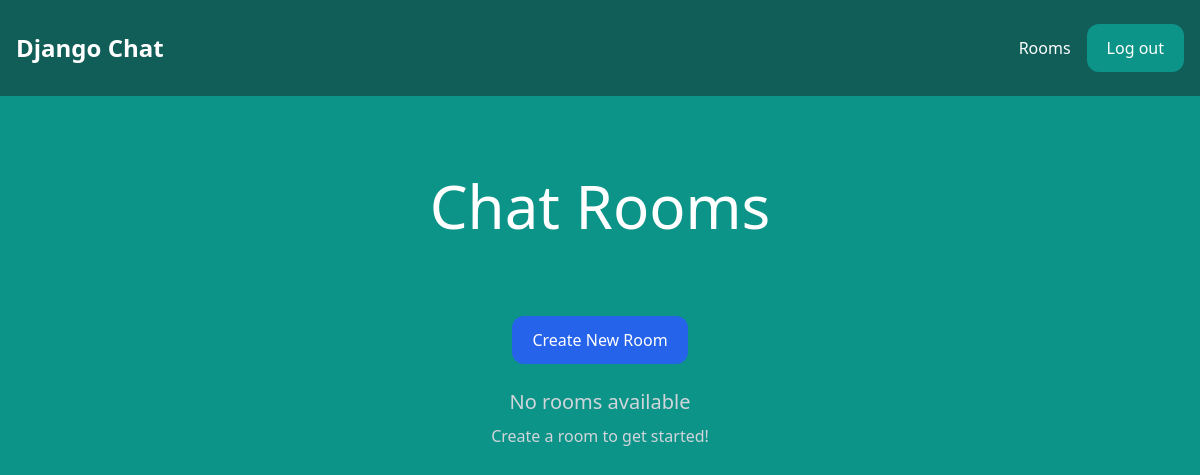
/rooms/ (signed in), run on an earlier commit of the app's database.
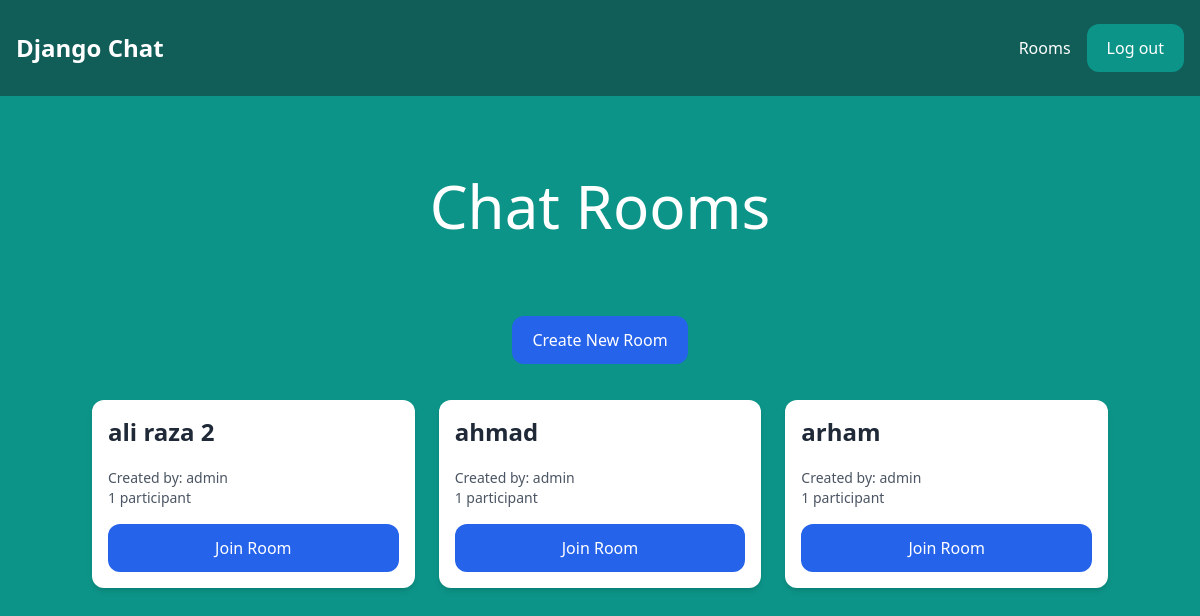
And on a later commit of the database.
### room/models.py (models this page shows, shortened)
class Room(models.Model):
    name = models.CharField(max_length=255)
    slug = models.SlugField(unique=True)
    participants = models.ManyToManyField(User, related_name='chat_rooms', blank=True)
    created_by = models.ForeignKey(User, on_delete=models.CASCADE, related_name='created_rooms', null=True)
    created_at = models.DateTimeField(default=timezone.now)
    last_activity = models.DateTimeField(auto_now=True)
    is_private = models.BooleanField(default=True)
    description = models.TextField(blank=True)
    class Meta:
        ordering = ['-last_activity']

### room/views.py (the view)
# urls.py: path('rooms/', include('room.urls')),
@login_required
def rooms(request):
    rooms = Room.objects.filter(
        Q(participants=request.user) | Q(is_private=False)
    ).distinct()
    return render(request, 'room/rooms.html', {
        'rooms': rooms
    })

### room/templates/room/rooms.html (shortened to what this page needs)
{% extends "core/base.html" %}
{% block content %}
    <div class="p-10 lg:p-20 text-center">
        <h1 class="text-3xl lg:text-6xl text-white">Chat Rooms</h1>
    </div>
    <div class="w-full flex justify-center mb-6">
        <a href="{% url 'create-room' %}" class="px-5 py-3 rounded-xl text-white bg-blue-600 hover:bg-blue-700 transition-colors">
            Create New Room
        </a>
    </div>
    <div class="w-full flex flex-wrap items-center px-4 lg:px-20">
        {% for room in rooms %}
            <div class="w-full lg:w-1/3 px-3 py-3">
                <div class="p-4 bg-white rounded-xl shadow-md hover:shadow-lg transition-shadow">
                    <h2 class="mb-5 text-2xl font-semibold text-gray-800">{{ room.name }}</h2>
                    <div class="mb-4">
                        <p class="text-sm text-gray-600">
                            Created by: {{ room.created_by.username }}
                            <br>
                            {{ room.participants.count }} participant{{ room.participants.count|pluralize }}
                        </p>
                    </div>
                    <a href="{% url 'room' room.slug %}" class="px-5 py-3 block rounded-xl text-white bg-blue-600 hover:bg-blue-700 transition-colors text-center">
                        Join Room
                    </a>
                </div>
            </div>
        {% empty %}
            <div class="w-full text-center text-gray-300">
                <p class="text-xl">No rooms available</p>
                <p class="mt-2">Create a room to get started!</p>
            </div>
        {% endfor %}
    </div>
{% endblock %}

What changed in the data, as far as the page shows it:
added Room: name "ali raza 2", created_by.username "admin", participants.count "1"
added Room: name "ahmad", created_by.username "admin", participants.count "1"
added Room: name "arham", created_by.username "admin", participants.count "1"
Also different on the page:
text no longer shown: "No rooms available Create a room to get started!"
